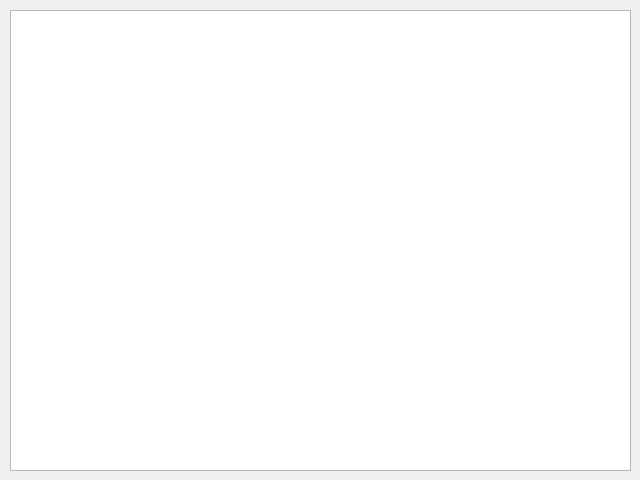
<?xml version="1.0" encoding="UTF-8"?>
<ui version="4.0">
 <class>MainWindow</class>
 <widget class="QMainWindow" name="MainWindow">
  <property name="geometry">
   <rect>
    <x>0</x>
    <y>0</y>
    <width>640</width>
    <height>480</height>
   </rect>
  </property>
  <property name="windowTitle">
   <string>Записки кофемана</string>
  </property>
  <widget class="QWidget" name="centralwidget">
   <widget class="QTableWidget" name="tableWidget">
    <property name="geometry">
     <rect>
      <x>10</x>
      <y>10</y>
      <width>621</width>
      <height>461</height>
     </rect>
    </property>
   </widget>
  </widget>
 </widget>
 <resources/>
 <connections/>
</ui>
